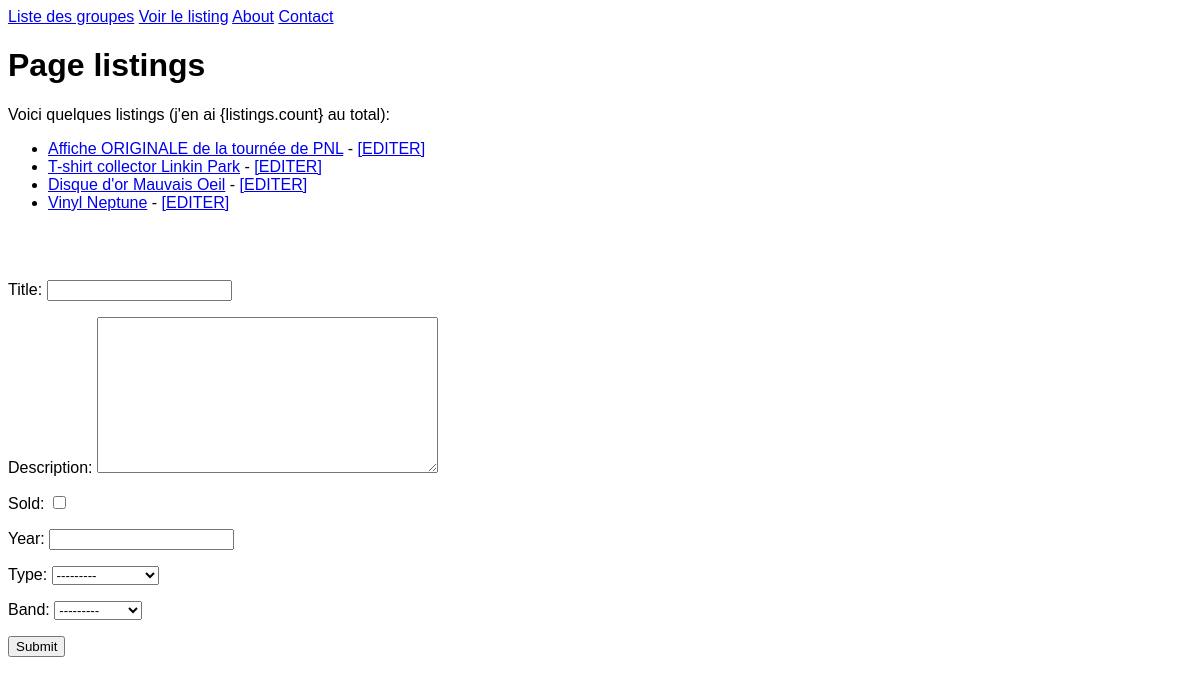
The page /listings/ on the database as committed earlier.
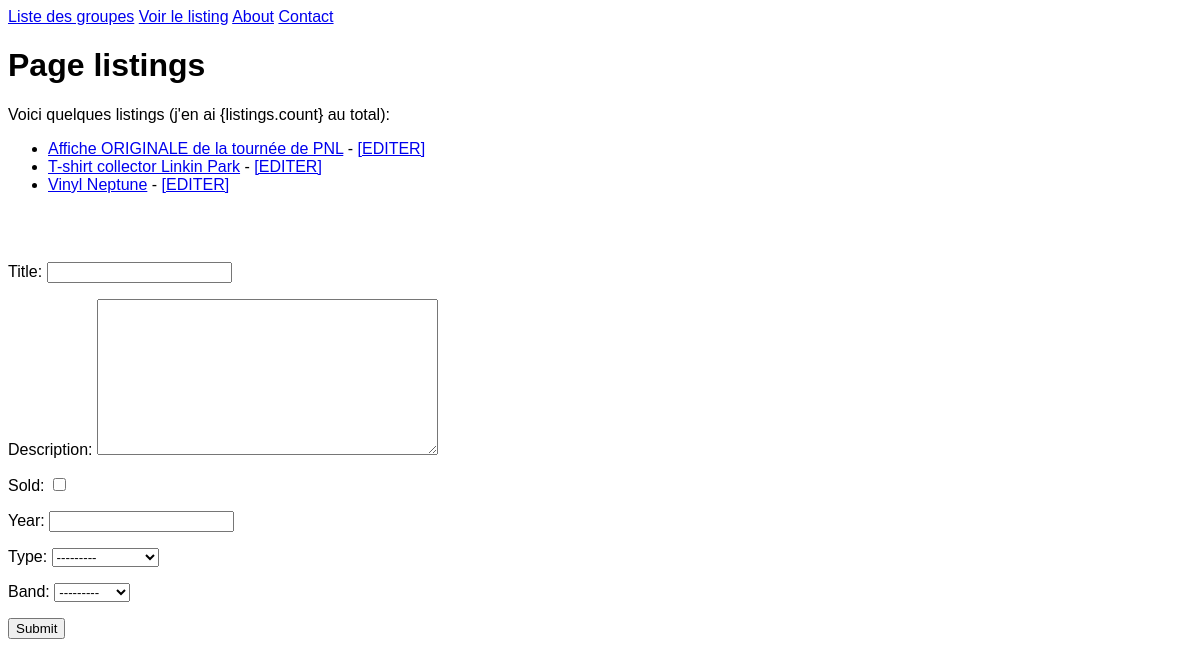
The same page on the database as committed later.
### listings/models.py (models this page shows, shortened)
class Listing(models.Model):
    class Type(models.TextChoices):
        RECORDS = 'Records'
        CLOTHING = 'Clothing'
        POSTERS = 'Posters'
        MISCELLANEOUS = 'Miscellaneous'
    title = models.CharField(max_length=100)
    description = models.TextField()
    sold = models.BooleanField(default=False)
    year = models.IntegerField(null=True)
    type = models.CharField(choices=Type.choices, max_length=15)
    band = models.ForeignKey(Band, null=True, on_delete=models.SET_NULL)

### listings/views.py (the view)
# urls.py: path('listings/', views.listings, name='listings'),
def listings(request):
    listings = Listing.objects.all()
    if request.method == 'POST':
        form = ListingForm(request.POST)
        if form.is_valid():
            listing = form.save()
            return redirect('listing-detail', listing.id)
    else:
        form = ListingForm()
    return render(request, 'listings/listings.html', {'listings': listings, 'form': form})

### listings/forms.py
class ListingForm(forms.ModelForm):
    class Meta:
        model = Listing
        fields = '__all__'

### listings/models.py (called while the page is built)
    def __str__(self):
        return f'{self.name}'

### listings/templates/listings/listings.html (shortened to what this page needs)
{% extends 'listings/base.html' %}
{% block content %}
<h1>Page listings</h1>
<p>Voici quelques listings (j'en ai {listings.count} au total):</p>
<ul>
    {% for listing in listings %}
    <li><a href="{% url 'listing-detail' listing.id %}">{{ listing.title }}</a> -
        <a href="{% url 'listing-update' listing.id %}">[EDITER]</a>
    </li>
    {% endfor %}
</ul>
<br><br>
<form action="" method="post">
    {{ form.as_p }}
    <input type="submit" value="Submit">
</form>
{% endblock content %}

Rows that differ between the two databases and show on the page:
removed Listing: title "Disque d'or Mauvais Oeil"
